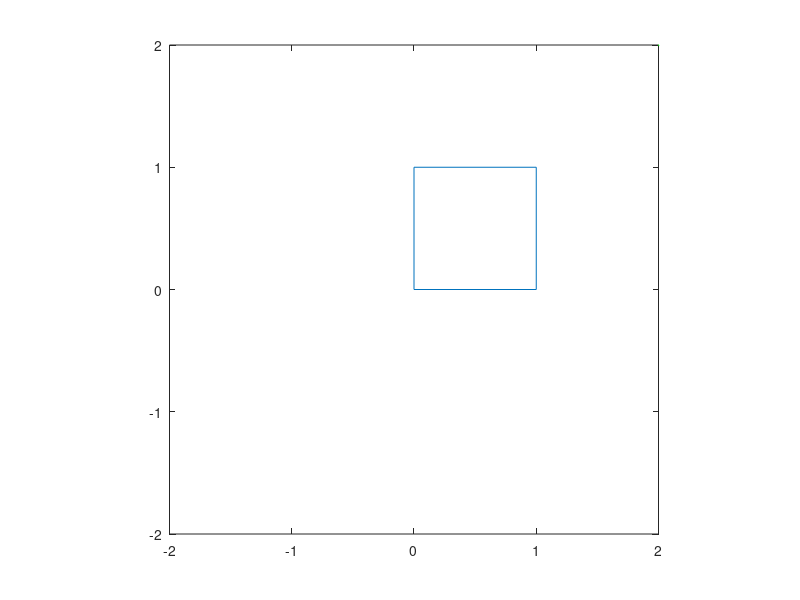

Write the MATLAB code that produced this figure.
x=[0 1 1 0 0];
y=[0 0 1 1 0];
one=ones(1,5);

trans=[1,0,2;0,1,2;0,0,1];
rotat=[cos(pi/3),sin(pi/3),0;-sin(pi/3),cos(pi/3),0;0,0,1];
tr_xy1=zeros(3,5);
rt_xy1=zeros(3,5);

tr_xy1=trans*rotat*[x;y;one];
rt_xy1=rotat*trans*[x;y;one];
tr_x=tr_xy1(1,:);
tr_y=tr_xy1(2,:);
rt_x=rt_xy1(1,:);
rt_y=rt_xy1(2,:);

plot(x,y,'-')
hold on
plot(tr_x,tr_y,'-g')
hold on
plot(rt_x,rt_y,'-r')
axis equal
axis([-2 2 -2 2])
hold on